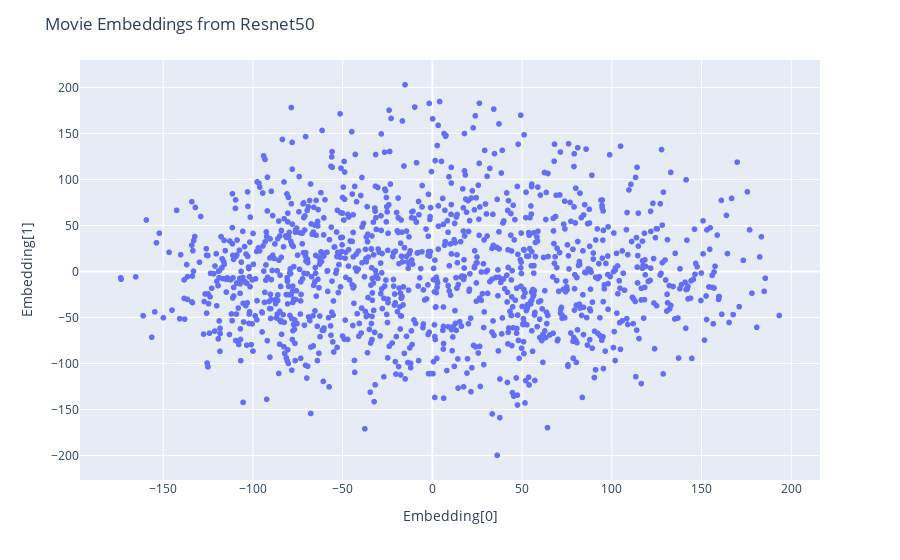

Notebook source saved alongside this figure:
### Markdown cell above
# 2) Create a good visualisation of the embedding. 
In these visualisation you are able to see each movie title by pointing the cursor to the embedding(points). And you are able to see how exactly each and every movie poster is similar or not.

### Code cell
import matplotlib.pyplot as plt
from sklearn.decomposition import PCA
import plotly.express as px

# Apply PCA to reduce the dimensionality of the embeddings (Reduced from 128 to 2 so that each represent by x and y axis)

pca = PCA(n_components=2)
X_pca = pca.fit_transform(X)

# Reason: The purpose of reducing the dimensionality from 128 to 2 using PCA is to simplify the visualization of the embeddings
# and enable us to see the relationships and patterns in the data more clearly.By plotting the reduced embeddings in a scatter 
# plot, we can identify any clusters or patterns that may not have been apparent in the original high-dimensional space.



# Use the new embeddings and created column 
df = pd.DataFrame(X_pca, columns=["Embedding_D1", "Embedding_D2"])
df["title"] = titles

# Create a scatter plot with movie titles
fig = px.scatter(df, x="Embedding_D1", y="Embedding_D2", hover_name="title")
fig.update_layout(title="Movie Embeddings from Resnet50", xaxis_title="Embedding[0]", yaxis_title="Embedding[1]")
fig.show()

### Figure 1 — Plotly figure (JSON) as saved in the notebook; plotly's stock layout.template omitted (floating-point values rounded to 4 significant figures; data arrays with more than 128 entries replaced by an {"elided": "..."} marker saying what was removed)
{"data": [{"hovertemplate": "<b>%{hovertext}</b><br><br>Embedding_D1=%{x}<br>Embedding_D2=%{y}<extra></extra>", "hovertext": {"elided": "1238 str values"}, "legendgroup": "", "marker": {"color": "#636efa", "symbol": "circle"}, "mode": "markers", "name": "", "showlegend": false, "type": "scattergl", "x": {"elided": "1238 float values"}, "xaxis": "x", "y": {"elided": "1238 float values"}, "yaxis": "y"}], "layout": {"legend": {"tracegroupgap": 0}, "margin": {"t": 60}, "title": {"text": "Movie Embeddings from Resnet50"}, "xaxis": {"anchor": "y", "domain": [0, 1], "title": {"text": "Embedding[0]"}}, "yaxis": {"anchor": "x", "domain": [0, 1], "title": {"text": "Embedding[1]"}}}}
